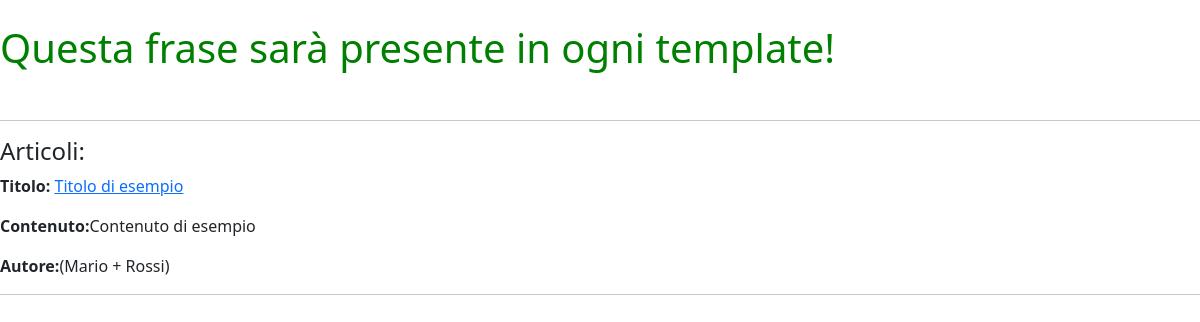
The page /listaarticoli/ on the database as committed earlier.
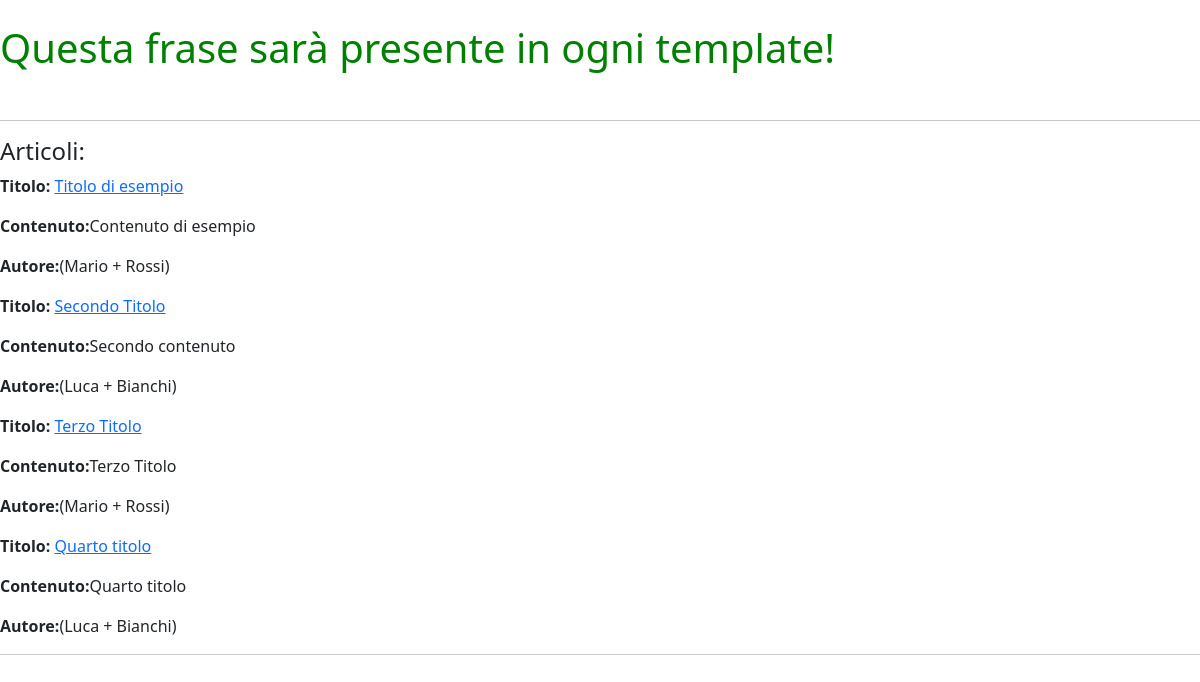
The same page on the database as committed later.
### news/models.py (models this page shows, shortened)
class Articolo(models.Model):
    titolo = models.CharField(max_length=100)
    contenuto = models.TextField()
    giornalista = models.ForeignKey(Giornalista,on_delete=models.CASCADE,related_name='articoli')
    def get_absolute_url(self):
        return reverse("articoloDetail", kwargs={"pk": self.pk})
    class Meta:
        verbose_name = 'Articolo'
        verbose_name_plural = 'Articoli'

class Giornalista(models.Model):
    nome = models.CharField(max_length=20)
    cognome = models.CharField(max_length=20)
    def __str__(self):
        return f'({self.nome} + {self.cognome})'
    class Meta:
        verbose_name = 'Giornalista'
        verbose_name_plural = 'Giornalisti'

### news/views.py (the view)
# urls.py: path('listaarticoli/', ArticoloListView.as_view() , name='listaArticoli'),
class ArticoloListView(ListView):
    model = Articolo
    template_name = 'listaArticoli.html'
    def get_context_data(self, **kwargs):
        context = super().get_context_data(**kwargs)
        context['articoli'] = Articolo.objects.all()
        return context

### news/templates/listaArticoli.html (shortened to what this page needs)
{% extends 'base.html' %}
{% block content %}
<h4>Articoli:</h4>
{% for articolo in articoli %}
    <p><strong>Titolo:</strong> <a href="{{ articolo.get_absolute_url }} ">{{ articolo.titolo }}</a></p>
    <p><strong>Contenuto:</strong>{{ articolo.contenuto }}</a></p>
    <p><strong>Autore:</strong>{{ articolo.giornalista }}</a></p>
{% endfor %}
{% endblock content %}

Rows that differ between the two databases and show on the page:
added Articolo: titolo "Secondo Titolo", contenuto "Secondo contenuto", giornalista "(Luca + Bianchi)"
added Articolo: titolo "Terzo Titolo", contenuto "Terzo Titolo", giornalista "(Mario + Rossi)"
added Articolo: titolo "Quarto titolo", contenuto "Quarto titolo", giornalista "(Luca + Bianchi)"
